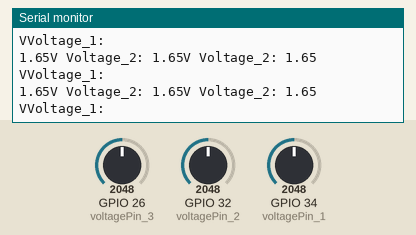
A sketch run on a simulated ESP32. Shown: the last lines printed to the serial monitor. The inputs (shaded band) are chosen by the test bench; at power-on: GPIO 26 (voltagePin_3) = 2048, GPIO 32 (voltagePin_2) = 2048, GPIO 34 (voltagePin_1) = 2048.

Above: at 1.2 s.
1.3 s: GPIO 26 (voltagePin_3) set to 2866
At 2.0 s:
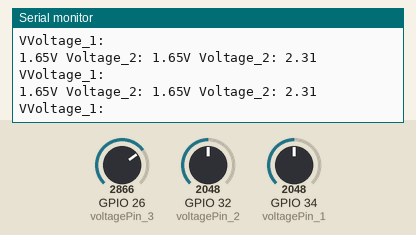
4.3 s: GPIO 32 (voltagePin_2) set to 2866
At 5.4 s:
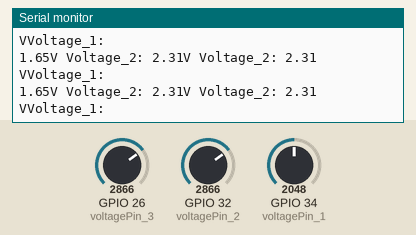
5.8 s: GPIO 34 (voltagePin_1) set to 2866
At 6.5 s:
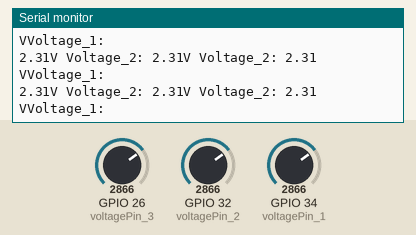
7.3 s: GPIO 26 (voltagePin_3) set to 3603
At 8.2 s:
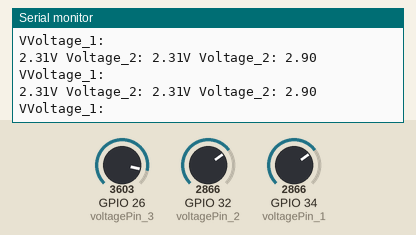
8.8 s: GPIO 32 (voltagePin_2) set to 3603
At 9.9 s:
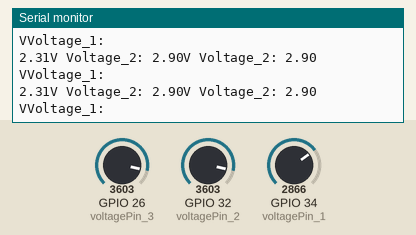
10.3 s: GPIO 34 (voltagePin_1) set to 3603
At 11.1 s:
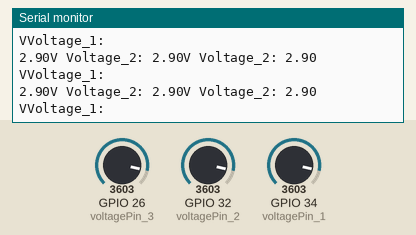
Timing chart, 0 to 12.8 s (numbered marks = the images above; inputs shaded):
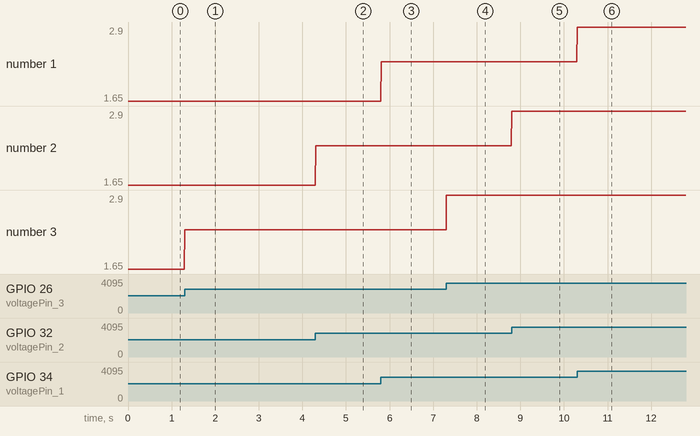

The sketch:

Voltage_Measurements.ino
```cpp
const int voltagePin_1 = 34;
const int voltagePin_2 = 32;
const int voltagePin_3 = 26;

void setup() {
  Serial.begin(115200);
}

void loop() {
  // Volatage for battery_1:
  int sensorValue1 = analogRead(voltagePin_1);
  float voltage1 = sensorValue1 * (3.3 / 4095.0);
  // Volatage for battery_2:
  int sensorValue2 = analogRead(voltagePin_2);
  float voltage2 = sensorValue2 * (3.3 / 4095.0);
  // Volatage for battery_3:
  int sensorValue3 = analogRead(voltagePin_3);
  float voltage3 = sensorValue3 * (3.3 / 4095.0);

  // Print out the value you read:
  Serial.println("Voltage_1: ");
  Serial.print(voltage1);
  Serial.print("V");
  Serial.print(" ");

  Serial.print("Voltage_2: ");
  Serial.print(voltage2);
  Serial.print("V");
  Serial.print(" ");

  Serial.print("Voltage_2: ");
  Serial.println(voltage3);
  Serial.print("V");

  delay(10);
}
```

Measured:
- after the input at 1.3 s, the serial monitor: prints a new line at once (image 1)
- after the input at 4.3 s, the serial monitor: prints a new line at once (image 2)
- after the input at 5.8 s, the serial monitor: prints a new line at once (image 3)
- after the input at 7.3 s, the serial monitor: prints a new line at once (image 4)
- after the input at 8.8 s, the serial monitor: prints a new line at once (image 5)
- after the input at 10.3 s, the serial monitor: prints a new line at once (image 6)
- plotted number 3: 1.65 → 2.31 after the input at 1.3 s, 2.31 → 2.9 after the input at 7.3 s
